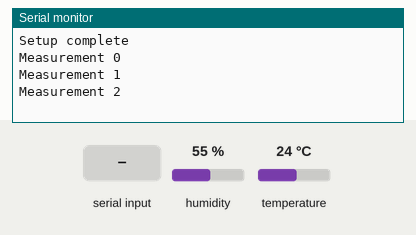
This sketch was run on a simulated Arduino Uno, built for the host (arithmetic inside an expression is 32-bit, double 64-bit). Parts: the last lines printed to the serial monitor. The inputs (shaded band) are chosen by the test bench; at power-on: humidity 55 %, temperature 24 °C. The local clock reads 2024-03-15 10:24:30 at power-on unless the sketch sets it.

Above: at 4.8 s.
4.9 s: "0\n" received over Serial
At 7.3 s:
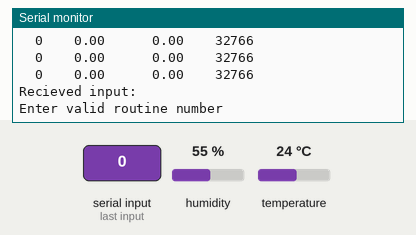
7.6 s: "1\n" received over Serial
At 8.5 s:
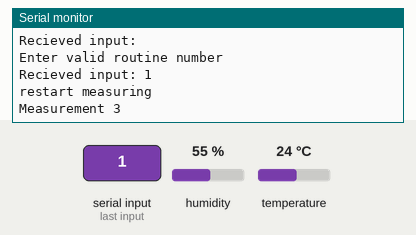
Timing chart, 0 to 10.6 s (numbered marks = the images above; inputs shaded):
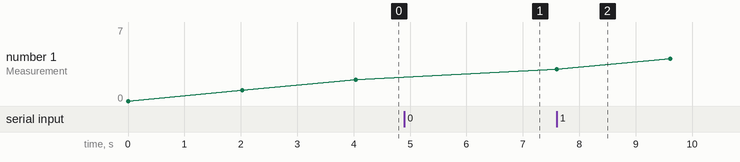

The sketch:

weather.ino
```cpp
/**
  Sketch for reading and writing temperature and humidity measurements and the current timestamp
  to the 23LC1024 SRAM via SPI with the Arduino SPI libary on an Arduino Uno.
  For the measurements of tempereature and himidity the DHT22 sensor is used.
  The unix timestamp is provided by DS3231 RTC clock module.

  dependencies on external libaries:
  Adafruit Unified Sensor libary: https://github.com/adafruit/Adafruit_Sensor
  Adafruit DHT-sensor-libary: https://github.com/adafruit/DHT-sensor-library
  Adafruit RTClib : https://github.com/adafruit/RTClib.git

  The code concerning the DHT22 sensor and the RTC module is heavily based on the example code provided with the adafruit libaries.

  Author: David Katheder
  Date: 30.06.2020
**/

#include <SPI.h>
#include <Wire.h>

#include <DHT.h>
#include "RTClib.h"

// Define constants

// read/write instruction bytes
const byte READ = 0x03;             // READ instruction
const byte WRITE = 0x02;            // WRITE instruction

// read/write mode register instruction bytes
const byte RDMR = 0x05;             // READ mode register instruction
const byte WRMR = 0x01;             // WRITE mode register instruction

// read/write modes
const byte ByteMode = 0x00;         // R/W single byte
const byte SequentialMode = 0x40;   // R/W sequentially from a starting address
const byte PageMode = 0x80;         // R/W from starting address on 32 kB page

// chip select pin number
const int CS = 10;

// DHT pin number and type
const int DHTPIN = 2;
const int DHTTYPE = DHT22;

// bool indication measuring loop
bool MEASURE = true;
bool syncOnFirstStart = true;

// current address pointer
uint32_t address = 0;

// current measurement counter
uint32_t measurements = 0;

// Initialize DHT sensor
DHT dht(DHTPIN, DHTTYPE);

// declare RTC module
RTC_DS3231 rtc;

// SPI settings:
// Sets maximum clock frequency to 20 MHz
// Bitorder to most significant bit first
// Clock polarity and phase to 0
SPISettings settings = SPISettings(20000000, MSBFIRST, SPI_MODE0);

/****************************************************************************/

void WriteModeRegister(byte mode);

void WriteInt(byte mode, uint32_t address, int* data, uint32_t len);
void ReadInt(byte mode, uint32_t address, int* buff, uint32_t len);

void WriteFloat(byte mode, uint32_t address, float* data, uint32_t len);
void ReadFloat(byte mode, uint32_t address, float* buff, uint32_t len);

void setup() {
  Serial.begin(9600);

  while (!Serial) {
    ; // wait for serial port to connect
  }

  SPI.begin(); // initializes SPI bus by setting SCK, MOSI, and SS to outputs, sets CS to HIGH
  dht.begin();

  if (! rtc.begin()) {
    Serial.println("Cant find RTC module");
    while (1);
  }

  if (rtc.lostPower() || syncOnFirstStart) {
    Serial.println("RTC lost power, the time will be freshly synchonized.");
    // adjust date and time of RTC the the compilation time of the code
    // this means the RTC module is going to be behind some seconds
    rtc.adjust(DateTime(F(__DATE__), F(__TIME__)));
  }
  Serial.println("Setup complete");
}

void loop() {
  // Check for input from serial monitor
  if(Serial.available()>=1) {
      char i = Serial.read();
      Serial.print("Recieved input: ");
      Serial.println(i);

      // Start corresponding routine
      switch(i) {

        case '0':
                // Stop measuring loop and print out the data
                MEASURE = false;
                Serial.println("Stopped measuring, read data");
                Serial.println("Measurement | Temperature in Celsius | Humidity in percent | Unix timestamp");

                // for loop for reading recorded data or whole chip if storage was exeeded.
                for(uint32_t i=0; (i<measurements && i<0x00020000); i++) {
                  // create buffer arrays for floats and ints
                  float buff[2];
                  uint32_t ibuff[2];

                  // Read floats from SRAM
                  ReadFloat(SequentialMode, 4*i*sizeof(float), buff, 2);

                  // Read ints from SRAM
                  ReadInt(SequentialMode, 4*i*sizeof(float)+8, ibuff, 2);

                  // Print measurements in columns
                  Serial.print("\t");
                  Serial.print(ibuff[1]);
                  Serial.print("\t\t");
                  Serial.print(buff[0]);
                  Serial.print("\t\t\t");
                  Serial.print(buff[1]);
                  Serial.print("\t\t");
                  Serial.print(ibuff[0]);
                  Serial.print("\n");
                }
                break;
       case '1':
                Serial.println("restart measuring");
                MEASURE = true;
               break;
       default:
              Serial.print("Enter valid routine number\n");
      }
  }

  if(MEASURE) {
      // Wait a few seconds between measurements.
      Serial.print("Measurement ");
      Serial.print(measurements);
      Serial.print("\n");
      delay(2000);

      // Reading temperature or humidity takes about 250 milliseconds!
      // Sensor readings may also be up to 2 seconds 'old' (its a very slow sensor)
      float data[2];
      // Read temperature as Celsius (the default)
      data[0] = dht.readTemperature();
      data[1] = dht.readHumidity();

      // get current unix timestamp
      DateTime now = rtc.now();
      uint32_t time = now.unixtime();

      // Write temperature and humidity data to SRAM
      WriteFloat(SequentialMode, address, data, 2);
      // Increment address by the size of the written data
      address +=8;

      // Write timestamp
      WriteInt(SequentialMode, address, &time, 1);
      // Increment address
      address += 4;

      // Write measurement number
      WriteInt(SequentialMode, address, &measurements, 1);
      // Increment address
      address += 4;

      // Increment measurement number
      measurements++;
  }

}

void WriteModeRegister(byte mode) {
  SPI.beginTransaction(settings);   // assert SPISettings, gain control of SPI bus
  digitalWrite(CS, LOW);            // assert chip select

  SPI.transfer(WRMR);               // transfer write mode register instruction
  SPI.transfer(mode);               // transfer mode byte

  digitalWrite(CS, HIGH);           // deassert chip select
  SPI.endTransaction();             // release SPI bus
}

/** Write 32 bit integer arrays **/
void WriteInt(byte mode, uint32_t address, uint32_t * data, uint32_t len) {
  WriteModeRegister(mode);                // write mode register to provided mode

  SPI.beginTransaction(settings);         // assert SPISettings, gain control of SPI bus
  digitalWrite(CS, LOW);                  // assert chip select

  SPI.transfer(WRITE);                    // transfer WRITE instruction byte

  SPI.transfer((byte) (address >> 16));   // transfer most sigificant byte
  SPI.transfer((byte) (address >> 8));    // transfer middle byte
  SPI.transfer((byte) address);           // transfer lest significant byte

for(int i=0; i<len; i++){
  for(int j=sizeof(uint32_t)-1; j>=0; j--) {
      SPI.transfer((byte) (data[i] >> 8*j));     // transfer bytes
  }
}
  digitalWrite(CS, HIGH);                 // deassert chip select
  SPI.endTransaction();                   // release SPI bus
}


/** Read 32 bit integer arrays **/
void ReadInt(byte mode, uint32_t address, uint32_t *buff,  uint32_t len) {
  WriteModeRegister(mode);                // write mode register to provided mode

  SPI.beginTransaction(settings);         // assert SPISettings, gain control of SPI bus
  digitalWrite(CS, LOW);                  // assert chip select

  SPI.transfer(READ);                     // transfer WRITE instruction byte
  SPI.transfer((byte) (address >> 16));   // transfer most sigificant byte
  SPI.transfer((byte) (address >> 8));    // transfer middle byte
  SPI.transfer((byte) address);           // transfer lest significant byte

  for (int i = 0; i < len; i++) {
    buff[i] = 0;
    buff[i] = SPI.transfer16(0x0000);     // read two bytes at once into buffer array
    buff[i] = (buff[i] << 16);
    buff[i] += SPI.transfer16(0x0000);
  }


  digitalWrite(CS, HIGH);                 // deassert chip select
  SPI.endTransaction();                   // release SPI bus
}

/** Write 32 bit floating point number arrays**/
void WriteFloat(byte mode, uint32_t address, float* data, uint32_t len) {
  WriteModeRegister(mode);                // write mode register to provided mode

  SPI.beginTransaction(settings);         // assert SPISettings, gain control of SPI bus
  digitalWrite(CS, LOW);                  // assert chip select

  SPI.transfer(WRITE);                    // transfer WRITE instruction byte

  SPI.transfer((byte) (address >> 16));   // transfer most sigificant address byte
  SPI.transfer((byte) (address >> 8));    // transfer middle address byte
  SPI.transfer((byte) address);           // transfer lest significant address byte

  for (int i = 0; i < len; i++) {
    uint32_t n;                           // define unsigned int for storing float bits
    memcpy(&n, (data+i), sizeof(float));  // copy float bits to unsigned integer memory address

    for(int j=sizeof(float)-1; j>=0; j--) {
      SPI.transfer((byte) (n >> 8*j));     // transfer bytes
    }
  }

  digitalWrite(CS, HIGH);                 // deassert chip select
  SPI.endTransaction();                   // release SPI bus
}


/** Read 32 bit floating point number arrays**/
void ReadFloat(byte mode, uint32_t address, float* buff, uint32_t len) {
  WriteModeRegister(mode);                // write mode register to provided mode

  SPI.beginTransaction(settings);         // assert SPISettings, gain control of SPI bus
  digitalWrite(CS, LOW);                  // assert chip select

  SPI.transfer(READ);

  SPI.transfer((byte) (address >> 16));   // transfer most sigificant byte
  SPI.transfer((byte) (address >> 8));    // transfer middle byte
  SPI.transfer((byte) address);           // transfer lest significant byte

  for (int i = 0; i < len; i++) {
    uint32_t n = 0;

    // example of adding and shifting
    // n = 0x00000000;
    // ret = SPI.transfer(0x00);      ret == 0xFF
    // n += ret;                      n == 0x000000FF
    // n = (n << 8);                  n == 0x0000FF00
    // ret = SPI.transfer(0x00);      ret == 0x01
    // n += ret;                      n == 0x0000FF00
    // n = (n << 8);                  n == 0x0000FF01
    // and so on

    n += SPI.transfer16(0x0000);              // read 16 bits and add them to n
    n = (n << 16);                            // shift by 16 bits to the left
    n += SPI.transfer16(0x0000);              // read 16 bits and add them to n

    memcpy((buff+i), &n, sizeof(float));  // copy the 32 bits to float buffer array
  }
  digitalWrite(CS, HIGH);                 // deassert chip select
  SPI.endTransaction();                   // release SPI bus
}
```

Measured:
- after the input at 4.9 s, the serial monitor: prints a new line after 1.1 s (image 1)
- after the input at 7.6 s, the serial monitor: prints a new line at once (image 2)
- plotted number 1: 2 → 7 after the input at 7.6 s
